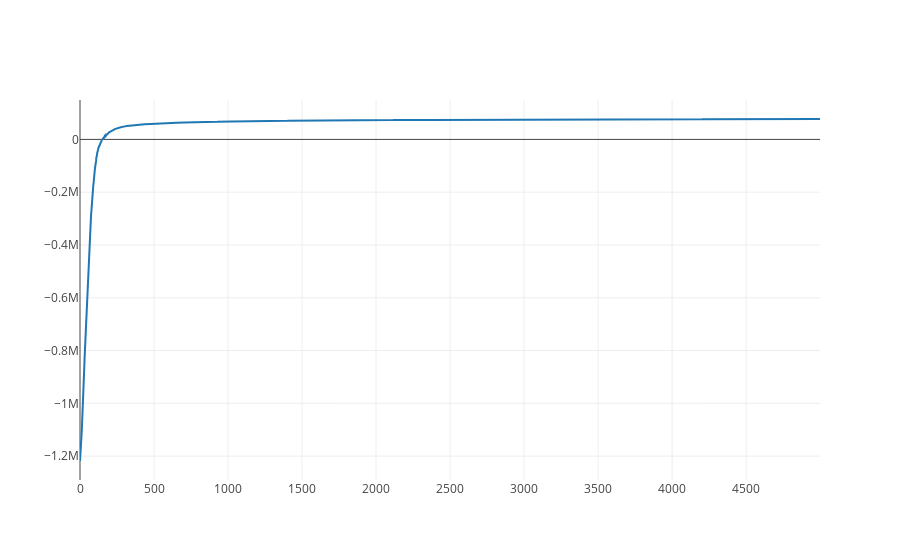

Write notebook code for a chart like this one.
### Code cell
iplot([go.Scatter(x = range(len(inf_svi.elbos)), y = inf_svi.elbos)])

### Figure 1 — Plotly figure (JSON) as saved in the notebook; plotly's stock layout.template omitted (floating-point values rounded to 4 significant figures; data arrays with more than 128 entries replaced by an {"elided": "..."} marker saying what was removed)
{"data": [{"type": "scatter", "x": {"elided": "5000 int values"}, "y": {"elided": "5000 float values"}}], "layout": {}}
